Frame 1 (no input): blank canvas, image omitted
Frame 60 (no input): blank canvas, image omitted
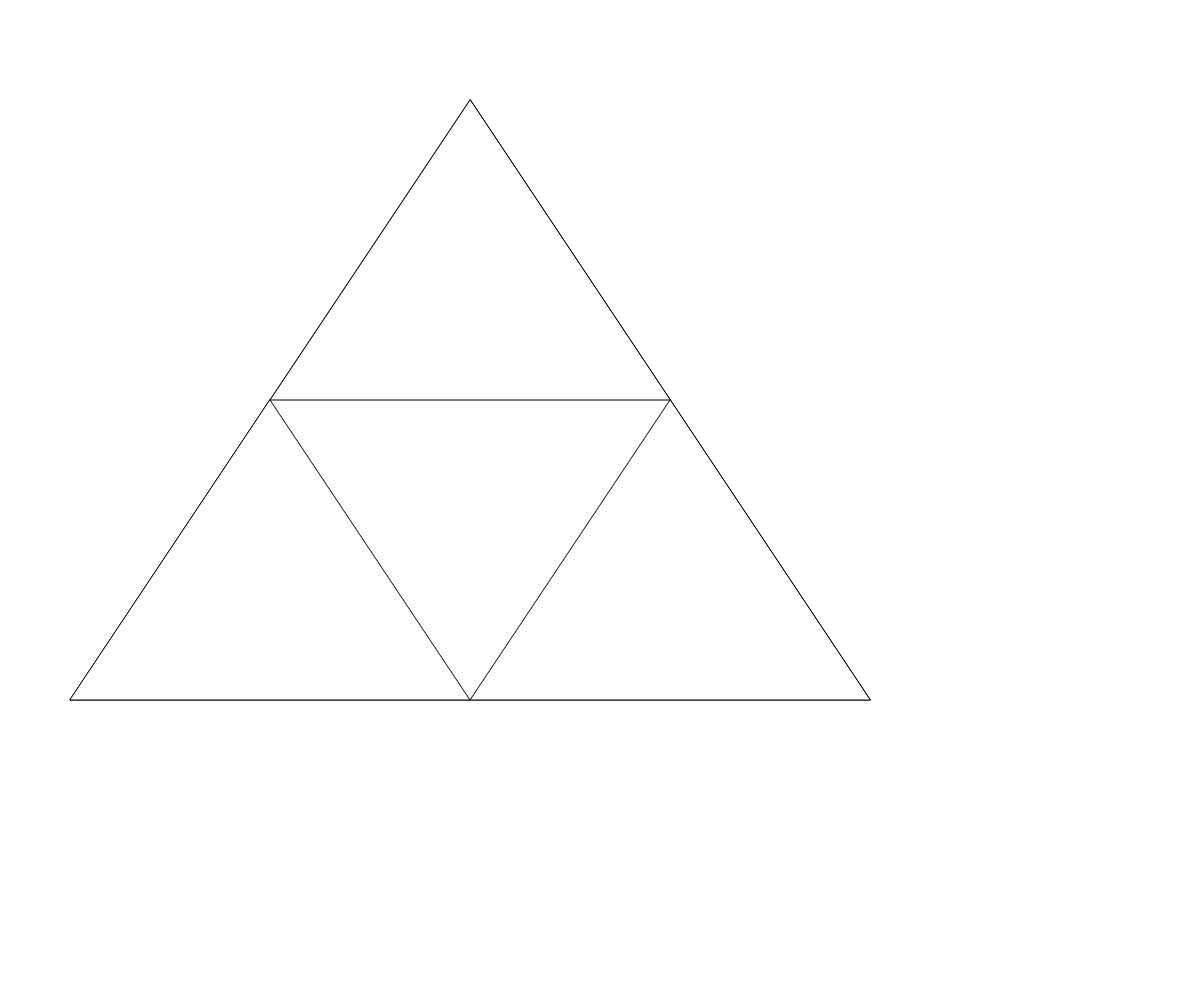
Frame 120 (the mouse pressed at the canvas centre since frame 60)

The p5.js sketch whose frames 1 and 60 were blank and that drew this single picture after the mouse press (run headless with seeded random() and noise() and a simulated clock; from frame 60 on, the mouse is pressed at the canvas centre):

// p5.js sketch
// ── sketch.js
//serpienski traingle demo

let initialTriangle = [
  {x: 470, y: 100},
  {x: 70, y: 700},
  {x: 870, y: 700}
];

let theDepth = 0;

function setup() {
  createCanvas(windowWidth, windowHeight);

}

function draw() {
}

function mousePressed(){
  if (theDepth < 9){

    theDepth++;
    background("white");
    serpienski(initialTriangle, theDepth);
  }
}

function serpienski(points, depth){
  triangle(points[0].x, points[0].y,
    points[1].x, points[1].y,
    points[2].x, points[2].y,
  );

  //base case
  if(depth > 0){
    serpienski([points[0], 
      midPoint(points[0], points[1]),
      midPoint(points[0], points[2])],  
    depth-1
    );

    serpienski([points[2], 
      midPoint(points[1], points[2]),
      midPoint(points[0], points[2])],  
    depth-1
    );

    serpienski([points[1], 
      midPoint(points[1], points[2]),
      midPoint(points[0], points[1])],  
    depth-1
    );
  }

  //top triange
}

function midPoint(point1, point2){
  let midX = (point1.x + point2.x)/2;
  let midY = (point1.y + point2.y)/2;
  return {x: midX, y: midY};
}
